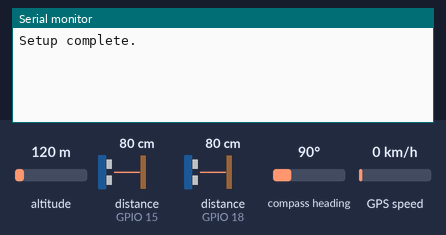
Simulated run of this sketch. Board: ESP32. Shown: the last lines printed to the serial monitor. The inputs (shaded band) are chosen by the test bench; at power-on: distance to the obstacle (sensors on GPIO 15, GPIO 18) 80 cm, altitude 120 m, compass heading 90°, GPS speed 0 km/h. The echo pulse lasts 58.3 µs per cm; the GPS gets a fix after 3 s at 37.7749, -122.4194 with 8 satellites.

Above: at 1.2 s.
1.3 s: distance to the obstacle (sensor on GPIO 15) set to 2 cm
At 5.8 s:
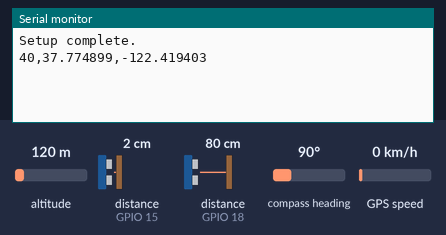
11.5 s: distance to the obstacle (sensor on GPIO 18) set to 2 cm
At 12.3 s:
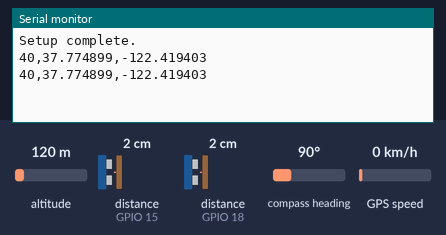
13.0 s: distance to the obstacle (sensor on GPIO 15) set to 4 cm
14.5 s: distance to the obstacle (sensor on GPIO 18) set to 4 cm
At 15.6 s:
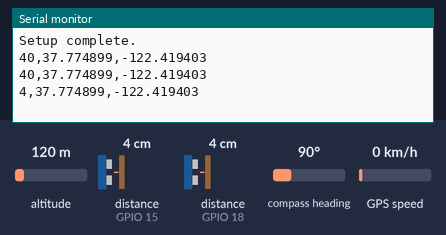

The sketch:

esp32-werkende-gps-ultra1.ino
```cpp
#include <TinyGPSPlus.h>
#include <SoftwareSerial.h>

// Define pins for ultrasonic sensors
#define TRIG_PIN_1 5
#define ECHO_PIN_1 18
#define TRIG_PIN_2 33
#define ECHO_PIN_2 15

unsigned long previousMillis = 0; // For keeping track of time
const long interval = 5000; // Interval of 5 seconds

// The TinyGPSPlus object
TinyGPSPlus gps;

// The serial connection to the GPS device
SoftwareSerial ss(16, 17); // RX, TX

void setup() {
  Serial.begin(115200); // For communication with ESP8266

  pinMode(TRIG_PIN_1, OUTPUT);
  pinMode(ECHO_PIN_1, INPUT);
  pinMode(TRIG_PIN_2, OUTPUT);
  pinMode(ECHO_PIN_2, INPUT);

  ss.begin(9600); // Initialize the GPS module

  Serial.println("Setup complete.");
}

void loop() {
  unsigned long currentMillis = millis();

  while (ss.available() > 0) {
    gps.encode(ss.read());
  }

  if (currentMillis - previousMillis >= interval) {
    previousMillis = currentMillis;

    // Read distances from ultrasonic sensors
    long distance1 = measureDistance(TRIG_PIN_1, ECHO_PIN_1);
    long distance2 = measureDistance(TRIG_PIN_2, ECHO_PIN_2);

    // Calculate the average distance
    long averageDistance = (distance1 + distance2) / 2;

    // Get GPS coordinates
    float latitude = gps.location.isValid() ? gps.location.lat() : 0.0; // Default to 0 if invalid
    float longitude = gps.location.isValid() ? gps.location.lng() : 0.0; // Default to 0 if invalid

    // Create the message in the format "averageDistance,latitude,longitude"
    String message = String(averageDistance) + "," + String(latitude, 6) + "," + String(longitude, 6) + "\n";

    // Send the message via Serial to ESP8266
    Serial.print(message);
  }
}

long measureDistance(int trigPin, int echoPin) {
  digitalWrite(trigPin, LOW);
  delayMicroseconds(2);
  digitalWrite(trigPin, HIGH);
  delayMicroseconds(10);
  digitalWrite(trigPin, LOW);

  long duration = pulseIn(echoPin, HIGH);
  long distance = duration * 0.0344 / 2;

  return distance;
}
```

Measured:
- after the input at 1.3 s, the serial monitor: prints a new line after 3.7 s (image 1)
- after the input at 14.5 s, the serial monitor: prints a new line after 0.50 s (image 3)
